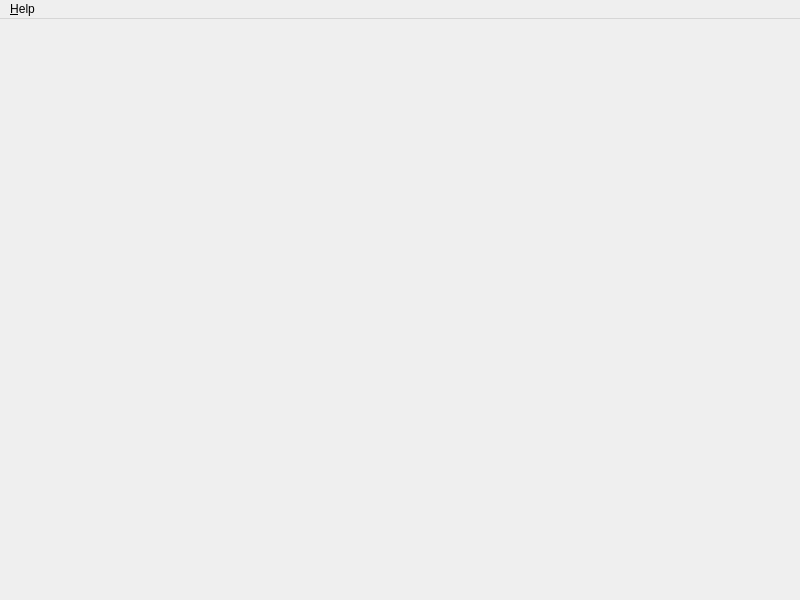
<?xml version="1.0" encoding="UTF-8"?>
<!--
  Kreuzstich
  Copyright (c) 2013-2020, 2026 Fabien Pollet <polletfa@posteo.de>
  MIT License, see LICENSE file.
-->
<ui version="4.0">
 <class>MainWindow</class>
 <widget class="QMainWindow" name="MainWindow">
  <property name="geometry">
   <rect>
    <x>0</x>
    <y>0</y>
    <width>800</width>
    <height>600</height>
   </rect>
  </property>
  <property name="windowTitle">
   <string>$NAME$ - Create cross-stitch patterns from pictures</string>
  </property>
  <property name="windowIcon">
   <iconset resource="../../build/debug/.qt/rcc/resources.qrc">
    <normaloff>:/icons/icon64.png</normaloff>:/icons/icon64.png</iconset>
  </property>
  <widget class="QWidget" name="centralwidget"/>
  <widget class="QMenuBar" name="menubar">
   <property name="geometry">
    <rect>
     <x>0</x>
     <y>0</y>
     <width>800</width>
     <height>22</height>
    </rect>
   </property>
   <widget class="QMenu" name="menu_Help">
    <property name="title">
     <string>&amp;Help</string>
    </property>
    <addaction name="action_About_NAME"/>
   </widget>
   <addaction name="menu_Help"/>
  </widget>
  <action name="action_About_NAME">
   <property name="text">
    <string>&amp;About $NAME$</string>
   </property>
  </action>
 </widget>
 <resources>
  <include location="../../build/debug/.qt/rcc/resources.qrc"/>
  <include location="../../build/debug/.qt/rcc/i18n.qrc"/>
 </resources>
 <connections>
  <connection>
   <sender>action_About_NAME</sender>
   <signal>triggered()</signal>
   <receiver>MainWindow</receiver>
   <slot>openAboutBox()</slot>
   <hints>
    <hint type="sourcelabel">
     <x>-1</x>
     <y>-1</y>
    </hint>
    <hint type="destinationlabel">
     <x>399</x>
     <y>299</y>
    </hint>
   </hints>
  </connection>
 </connections>
 <slots>
  <slot>openAboutBox()</slot>
 </slots>
</ui>
